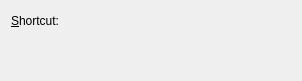
<?xml version="1.0" encoding="UTF-8"?>
<ui version="4.0">
 <class>ShortcutTriggerWidget</class>
 <widget class="QWidget" name="ShortcutTriggerWidget">
  <property name="geometry">
   <rect>
    <x>0</x>
    <y>0</y>
    <width>302</width>
    <height>81</height>
   </rect>
  </property>
  <layout class="QGridLayout" name="gridLayout">
   <item row="0" column="0">
    <widget class="QLabel" name="shortcut_label">
     <property name="text">
      <string>&amp;Shortcut:</string>
     </property>
     <property name="alignment">
      <set>Qt::AlignRight|Qt::AlignTrailing|Qt::AlignVCenter</set>
     </property>
     <property name="buddy">
      <cstring>shortcut</cstring>
     </property>
    </widget>
   </item>
   <item row="0" column="1">
    <widget class="KKeySequenceWidget" name="shortcut">
     <property name="multiKeyShortcutsAllowed">
      <bool>false</bool>
     </property>
    </widget>
   </item>
   <item row="0" column="2">
    <spacer name="horizontalSpacer">
     <property name="orientation">
      <enum>Qt::Horizontal</enum>
     </property>
     <property name="sizeHint" stdset="0">
      <size>
       <width>40</width>
       <height>20</height>
      </size>
     </property>
    </spacer>
   </item>
   <item row="1" column="0">
    <spacer name="verticalSpacer">
     <property name="orientation">
      <enum>Qt::Vertical</enum>
     </property>
     <property name="sizeHint" stdset="0">
      <size>
       <width>20</width>
       <height>6</height>
      </size>
     </property>
    </spacer>
   </item>
  </layout>
 </widget>
 <customwidgets>
  <customwidget>
   <class>KKeySequenceWidget</class>
   <extends>QWidget</extends>
   <header>kkeysequencewidget.h</header>
  </customwidget>
 </customwidgets>
 <connections/>
</ui>
